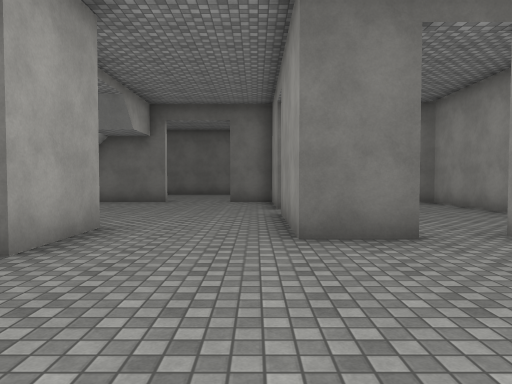
view 1 (above)

17 first-person views from a walk through a 3-D level made in the Unity game engine. The camera is 1.4 m above the floor, tilts 2° down and sees 70° across. The floor is counted in squares, 2 m on a side. Each view is taken from the middle of a square. On the plan, view 1 faces up. The plan holds only what a view shows up to about 11 squares ahead; the rest is blank. The place goes on beyond the plan. The player character is not drawn. Surface patterns are stand-ins for the level's own textures.

view 2
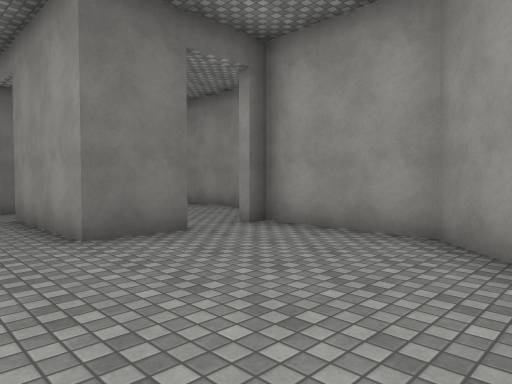

view 3
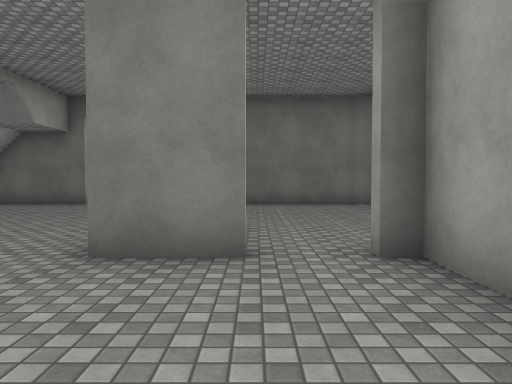

view 4
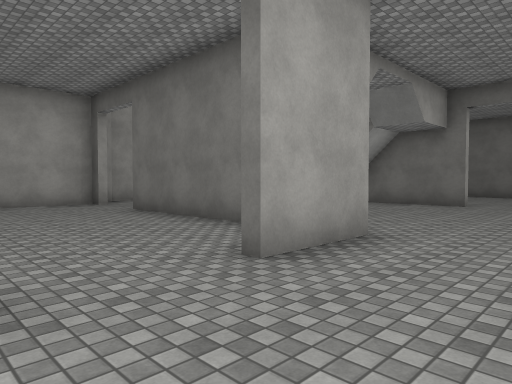

view 5
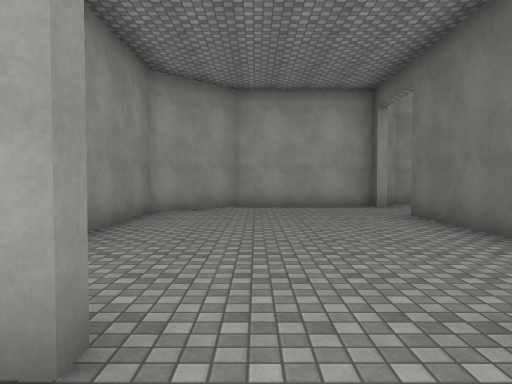

view 6
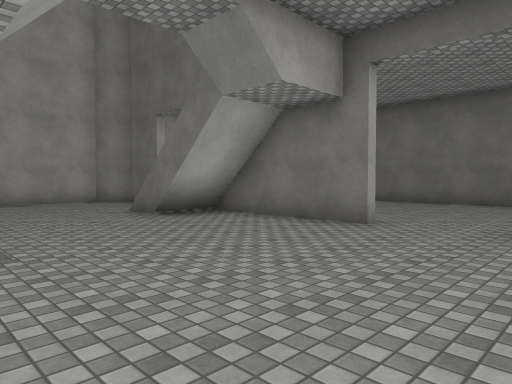

view 7
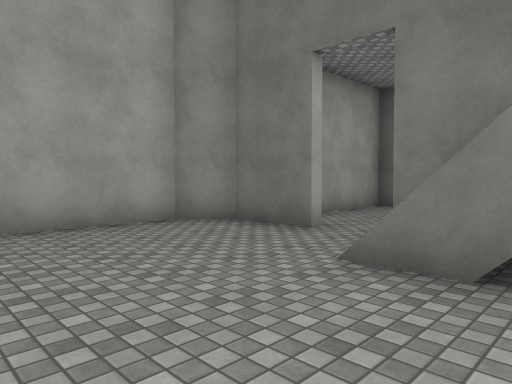

view 8
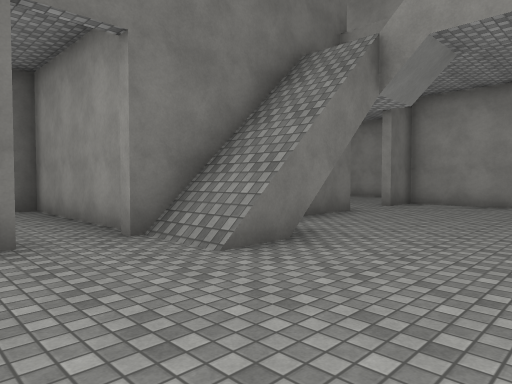

view 9
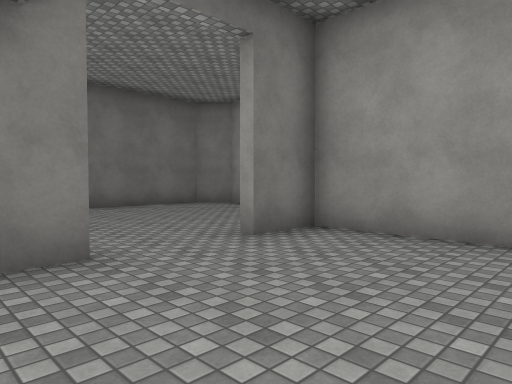

view 10
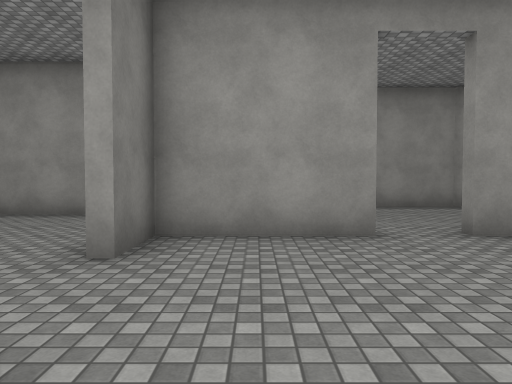

view 11
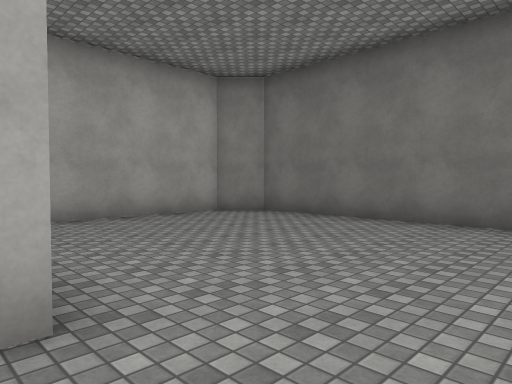

view 12
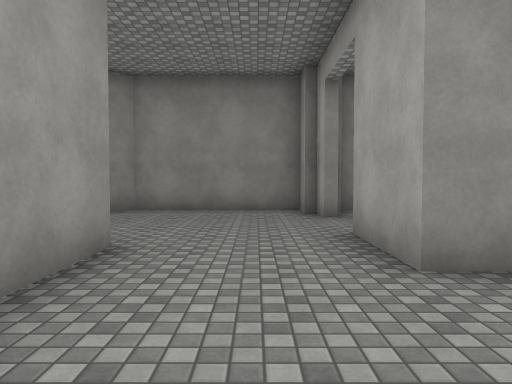

view 13
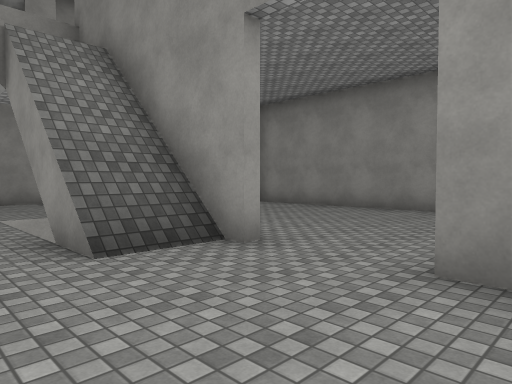

view 14
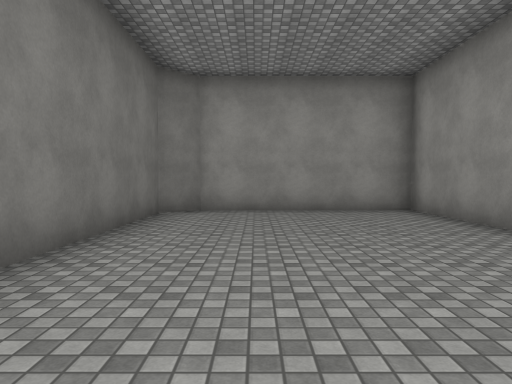

view 15
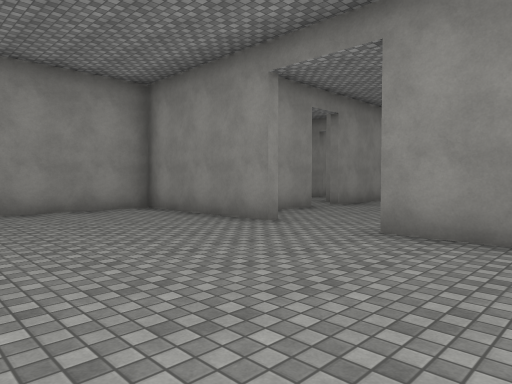

view 16
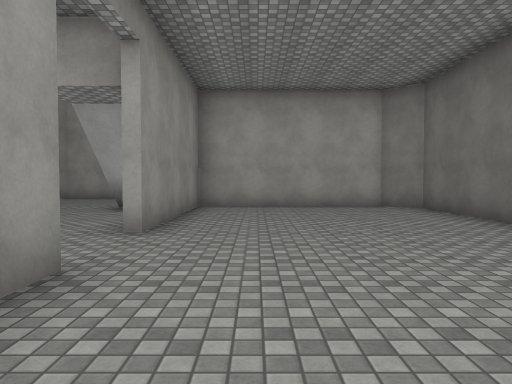

view 17
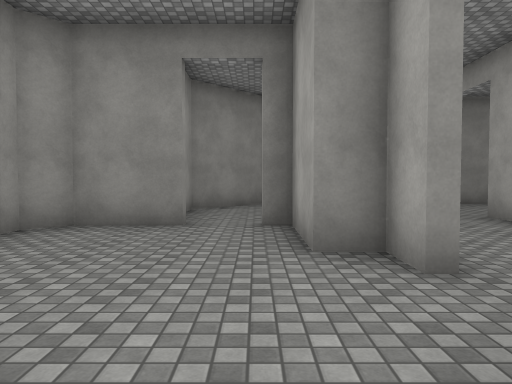

### Floor plan
Key: @ floor where view 1 was taken; # wall or solid block; x gap in a wall; . main floor; : floor 6 m higher than the main floor; / step, stairs or slope.
Columns run from 12 left of view 1 to 6 right of it. Each row starts with its distance up from view 1.
 17     #############
 16  ####...........#
 15  #. #...........#
 14  #..#...........#
 13   ..#...........#
 12   ..#..........###
 11 ###.######..####.##
 10 #....//......#....#
  9 #............#....#
  8 #.................#
  7 #....////....#....#
  6 #....///:....#....#
  5 ##..#######..#....#
  4  #........#..#xx###
  3  #..............#
  2  #..............#
  1  ##.......#....##
  0   ##......#.@.##
 -1    ############

Positions as (right, up) in squares from view 1, and headings:
1: (0, 0), facing up
2: (-1, 0), facing up-right
3: (2, 1), facing up
4: (0, 1), facing up-left
5: (-1, 2), facing left
6: (0, 6), facing up-left
7: (-6, 7), facing up-left
8: (-10, 7), facing up-right
9: (-4, 8), facing up-right
10: (-4, 10), facing right
11: (-1, 11), facing up-left
12: (-1, 8), facing down
13: (-11, 8), facing down-right
14: (-5, 15), facing right
15: (-5, 16), facing down-right
16: (2, 13), facing left
17: (2, 10), facing down
